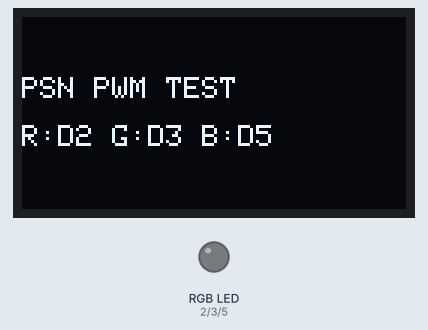
Bench run of a sketch on a simulated Arduino Mega 2560, built with avr-gcc and run on an emulated ATmega2560. Shown: 128×64 one-colour display, an RGB LED mixed from three pins (HIGH = lit). Dim RGB values are drawn brighter than linear.

Above: at 0.1 s.
At 1.64 s:
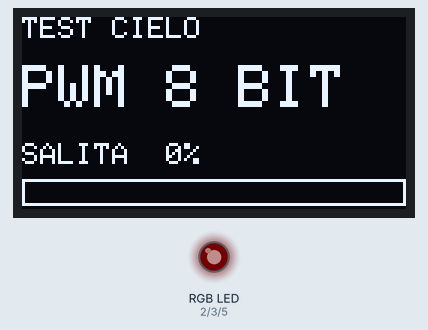
At 23.11 s:
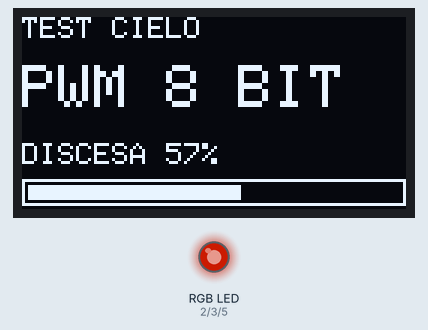
At 38.07 s:
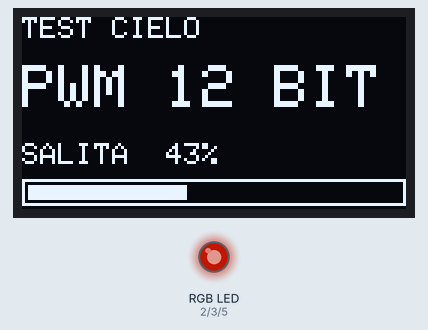
Timing chart, 0 to 40.0 s (numbered marks = the images above):
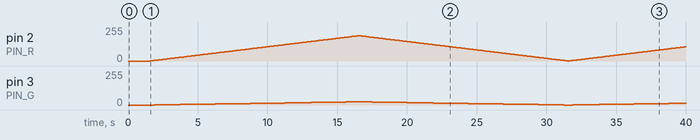

Measured:
- by itself, pin 3 (PIN_G): 0/255 → 1/255 at 1.9 s, → 2/255 0.61 s later, → 3/255 0.62 s later, → 4/255 0.63 s later, … (62 changes in this stretch)

The sketch:

test-pwm12-tramonto.ino
```cpp
/*
  PSN-Presepe - test comparativo PWM CIELO
  Arduino Mega 2560

  Spostare SOLO i tre ingressi del MOSFET della striscia CIELO:
    R -> D2  (Timer3B) - resta collegato
    G -> D3  (Timer3C) - resta collegato
    B -> D5  (Timer3A) - spostare temporaneamente da D4 a D5

  IMPORTANTE: durante il test scollegare la DATA STELLE da D5.

  OLED invariato: I2C 0x3C su SDA D20 / SCL D21.

  Il test ripete automaticamente:
    1) PWM 8 BIT
    2) PWM 12 BIT
    3) 12 BIT + GAMMA

  Ogni modalita' dura 30 s:
    15 s: nero -> arancione
    15 s: arancione -> nero
*/

#include <Arduino.h>
#include <Wire.h>
#include <Adafruit_GFX.h>
#include <Adafruit_SSD1306.h>
#include <math.h>

const uint8_t PIN_R = 2; // OC3B
const uint8_t PIN_G = 3; // OC3C
const uint8_t PIN_B = 5; // OC3A - temporaneamente al posto di D4

const uint8_t OLED_ADDR = 0x3C;
const uint8_t OLED_W = 128;
const uint8_t OLED_H = 64;
Adafruit_SSD1306 display(OLED_W, OLED_H, &Wire, -1);
bool oledPresente = false;

const unsigned long TEST_MS = 30000UL;
const unsigned long META_MS = TEST_MS / 2UL;

// Arancione di riferimento. Blu volutamente spento.
const uint8_t MAX_R_8 = 190;
const uint8_t MAX_G_8 = 24;
const uint8_t MAX_B_8 = 0;

enum Modalita { PWM8, PWM12, PWM12_GAMMA };
Modalita modalita = PWM8;
unsigned long inizioTest = 0;

void timer3_8bit() {
  // Fast PWM 8 bit, TOP=0x00FF, prescaler 1: ~62.5 kHz.
  TCCR3A = _BV(COM3A1) | _BV(COM3B1) | _BV(COM3C1) | _BV(WGM30);
  TCCR3B = _BV(WGM32) | _BV(CS30);
  OCR3A = OCR3B = OCR3C = 0;
}

void timer3_12bit() {
  // Fast PWM con ICR3 come TOP=4095, prescaler 1: ~3.9 kHz.
  TCCR3A = _BV(COM3A1) | _BV(COM3B1) | _BV(COM3C1) | _BV(WGM31);
  TCCR3B = _BV(WGM33) | _BV(WGM32) | _BV(CS30);
  ICR3 = 4095;
  OCR3A = OCR3B = OCR3C = 0;
}

void scrivi8(uint8_t r, uint8_t g, uint8_t b) {
  OCR3A = b; // D5
  OCR3B = r; // D2
  OCR3C = g; // D3
}

void scrivi12(uint16_t r, uint16_t g, uint16_t b) {
  OCR3A = constrain(b, 0, 4095); // D5
  OCR3B = constrain(r, 0, 4095); // D2
  OCR3C = constrain(g, 0, 4095); // D3
}

uint16_t scala12(uint8_t v) {
  return ((uint32_t)v * 4095UL + 127UL) / 255UL;
}

uint16_t gamma12(uint8_t v) {
  if (v == 0) return 0;
  float x = v / 255.0f;
  return (uint16_t)(pow(x, 2.0f) * 4095.0f + 0.5f);
}

const __FlashStringHelper *nomeModalita() {
  switch (modalita) {
    case PWM8: return F("PWM 8 BIT");
    case PWM12: return F("PWM 12 BIT");
    default: return F("12 BIT + GAMMA");
  }
}

void mostraOled(unsigned long trascorso, float livello) {
  if (!oledPresente) return;
  static unsigned long ultimo = 0;
  if (millis() - ultimo < 100) return;
  ultimo = millis();

  display.clearDisplay();
  display.setTextColor(SSD1306_WHITE);
  display.setTextSize(1);
  display.setCursor(0, 0);
  display.print(F("TEST CIELO"));

  display.setTextSize(2);
  display.setCursor(0, 16);
  display.print(nomeModalita());

  display.setTextSize(1);
  display.setCursor(0, 42);
  display.print(trascorso < META_MS ? F("SALITA  ") : F("DISCESA "));
  display.print((int)(livello * 100.0f + 0.5f));
  display.print('%');

  display.drawRect(0, 54, 128, 9, SSD1306_WHITE);
  int fill = (int)(livello * 124.0f + 0.5f);
  if (fill > 0) display.fillRect(2, 56, fill, 5, SSD1306_WHITE);
  display.display();
}

void impostaModalita(Modalita nuova) {
  modalita = nuova;
  if (modalita == PWM8) timer3_8bit();
  else timer3_12bit();
  inizioTest = millis();
}

void setup() {
  pinMode(PIN_R, OUTPUT);
  pinMode(PIN_G, OUTPUT);
  pinMode(PIN_B, OUTPUT);
  digitalWrite(PIN_R, LOW);
  digitalWrite(PIN_G, LOW);
  digitalWrite(PIN_B, LOW);

  Serial.begin(115200);
  Wire.begin();
#if defined(WIRE_HAS_TIMEOUT)
  Wire.setWireTimeout(25000UL, true);
#endif
  if (display.begin(SSD1306_SWITCHCAPVCC, OLED_ADDR)) {
    oledPresente = true;
    display.clearDisplay();
    display.setTextColor(SSD1306_WHITE);
    display.setTextSize(1);
    display.setCursor(0, 20);
    display.print(F("PSN PWM TEST"));
    display.setCursor(0, 36);
    display.print(F("R:D2 G:D3 B:D5"));
    display.display();
    delay(1500);
  }

  impostaModalita(PWM8);
}

void loop() {
  unsigned long trascorso = millis() - inizioTest;

  if (trascorso >= TEST_MS) {
    scrivi12(0, 0, 0);
    Modalita prossima = (Modalita)(((uint8_t)modalita + 1U) % 3U);
    impostaModalita(prossima);
    trascorso = 0;
  }

  float livello;
  if (trascorso < META_MS)
    livello = (float)trascorso / (float)META_MS;
  else
    livello = (float)(TEST_MS - trascorso) / (float)META_MS;

  livello = constrain(livello, 0.0f, 1.0f);

  uint8_t r8 = (uint8_t)(MAX_R_8 * livello + 0.5f);
  uint8_t g8 = (uint8_t)(MAX_G_8 * livello + 0.5f);
  uint8_t b8 = (uint8_t)(MAX_B_8 * livello + 0.5f);

  if (modalita == PWM8) {
    scrivi8(r8, g8, b8);
  } else if (modalita == PWM12) {
    // 12 bit lineare: conserva lo stesso colore/intensita' massima dell'8 bit.
    uint16_t r = (uint16_t)(scala12(MAX_R_8) * livello + 0.5f);
    uint16_t g = (uint16_t)(scala12(MAX_G_8) * livello + 0.5f);
    uint16_t b = (uint16_t)(scala12(MAX_B_8) * livello + 0.5f);
    scrivi12(r, g, b);
  } else {
    // Gamma applicata alla luminosita' della scena, poi colore arancione.
    uint8_t lum8 = (uint8_t)(255.0f * livello + 0.5f);
    uint16_t lum12 = gamma12(lum8);
    uint16_t r = ((uint32_t)scala12(MAX_R_8) * lum12) / 4095UL;
    uint16_t g = ((uint32_t)scala12(MAX_G_8) * lum12) / 4095UL;
    uint16_t b = ((uint32_t)scala12(MAX_B_8) * lum12) / 4095UL;
    scrivi12(r, g, b);
  }

  mostraOled(trascorso, livello);
}
```
